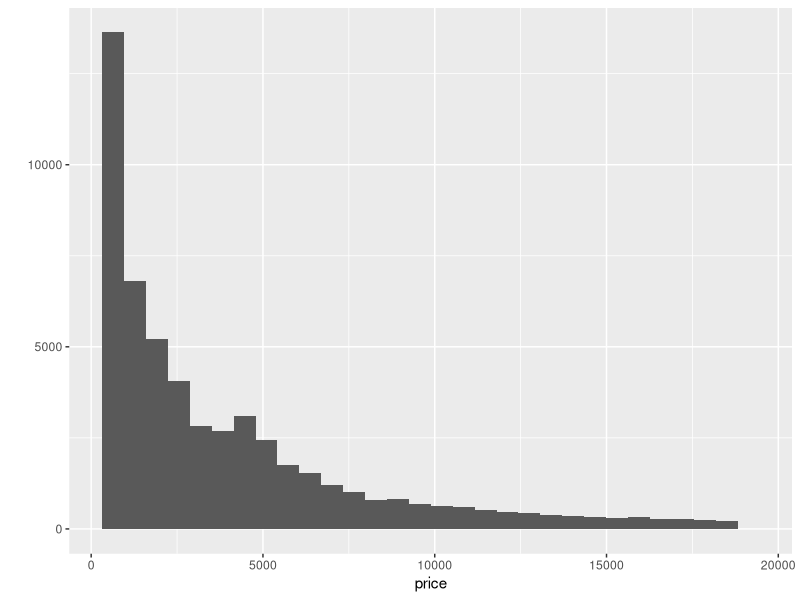
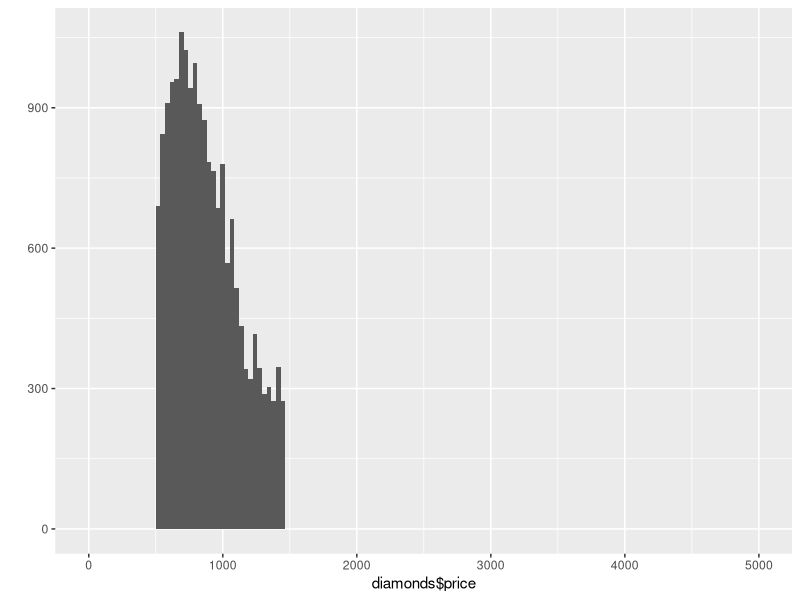
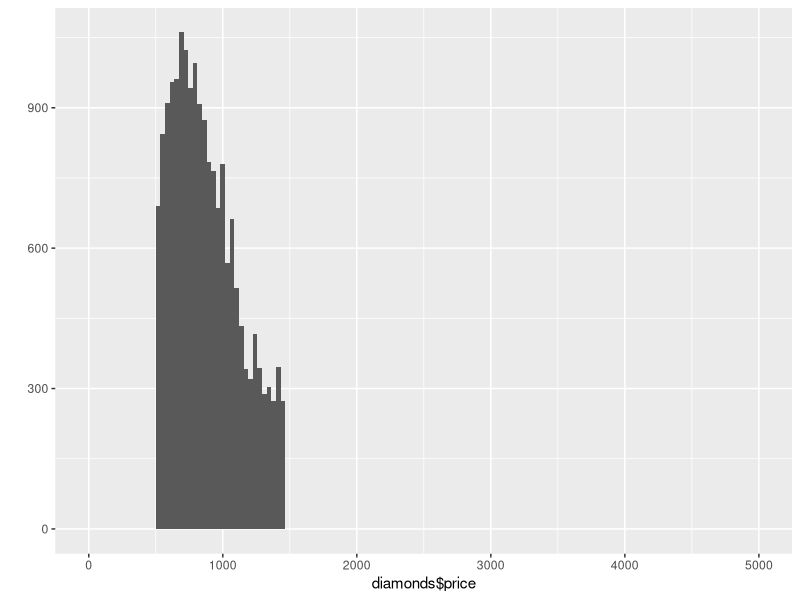
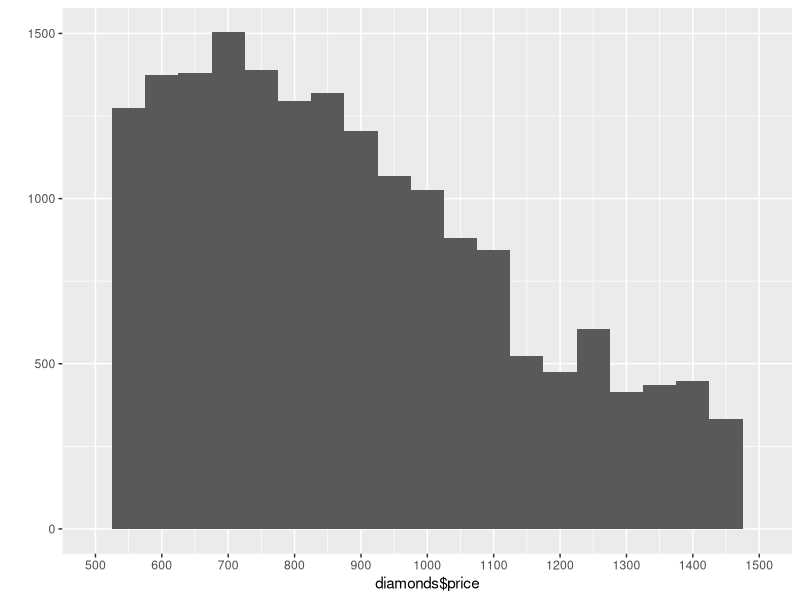

Generate these figures, in order, with R:
## ---- chunk 1
library(ggplot2)
data(diamonds)
nrow(diamonds) # Number of observations
summary(diamonds) # Variables in dataset
?diamonds # Ordered Factors, Best Colour
## ---- chunk 2
qplot(price, data = diamonds)
## ---- chunk 3
summary(diamonds$price)
mean(diamonds$price)
## ---- chunk 4
?subset
nrow(subset(diamonds, price < 500)) # less than 500
nrow(subset(diamonds, price < 250)) # less than 250
nrow(subset(diamonds, price >= 15000)) # more than or equal to 15,000
## ---- chunk 5
hist <- qplot(diamonds$price) +
  coord_cartesian(xlim = c(0, 5000)) # This doesn't change graph only view

hist + scale_x_continuous(limits = c(500, 1500)) # Actually subsets the data
hist + xlim(500, 1500) # Short hand for the same thing

qplot(diamonds$price, binwidth = 50) +
  scale_x_continuous(limits = c(500, 1500), breaks=seq(500,1500,100))
